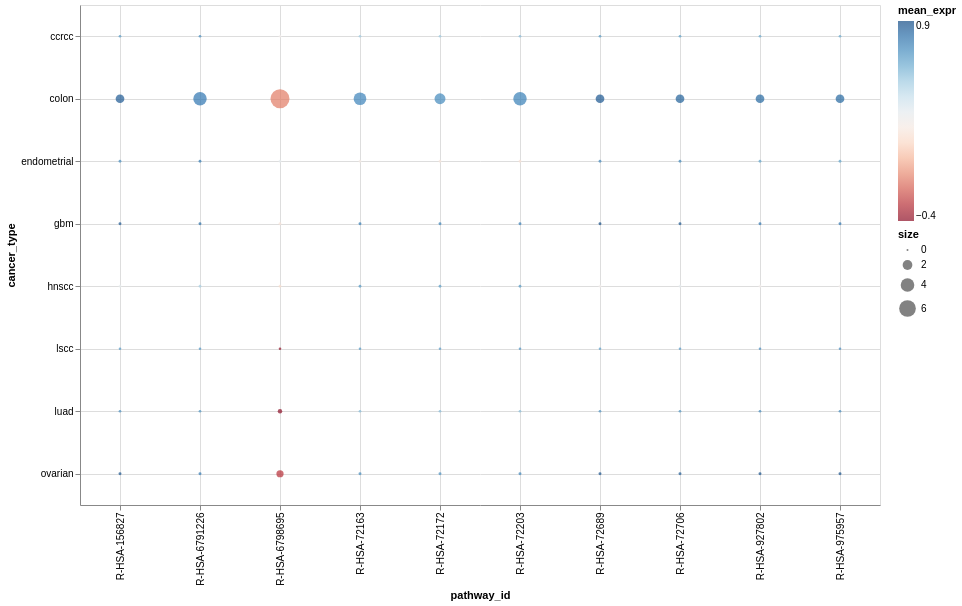

Here is the notebook cell this chart was saved with:
### Markdown cell above
## Figure 1: Bubble plot

### Code cell
data = data.assign(size=-1 * np.log10(data["entities_fdr"]))

alt.Chart(data).mark_circle().encode(
    x="pathway_id:O",
    y="cancer_type:O",
    size="size:Q",
    color=alt.Color("mean_expr:Q", scale=alt.Scale(scheme="redblue"))
).properties(
    width=800,
    height=500
).configure_axis(
    grid=True
)
